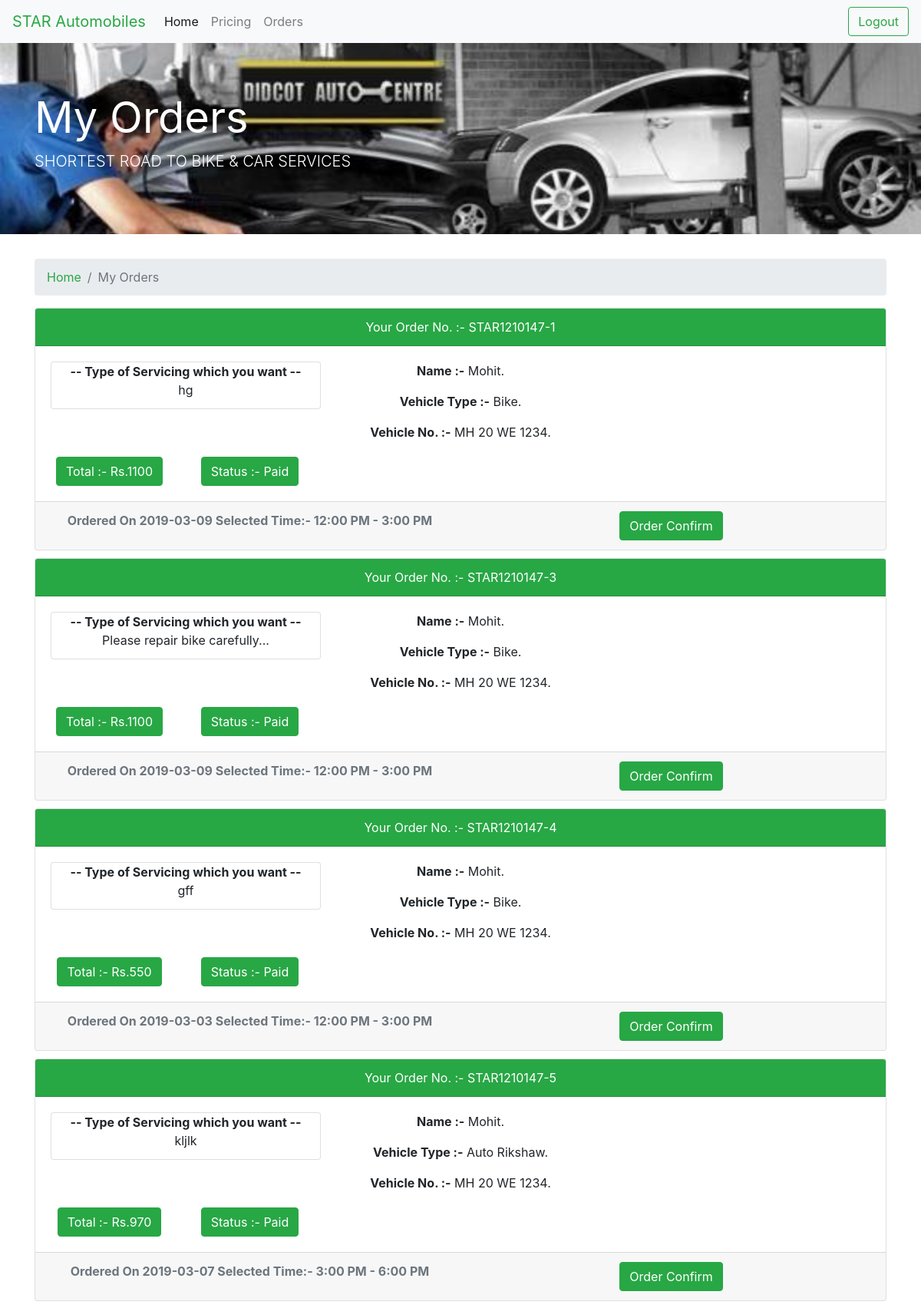
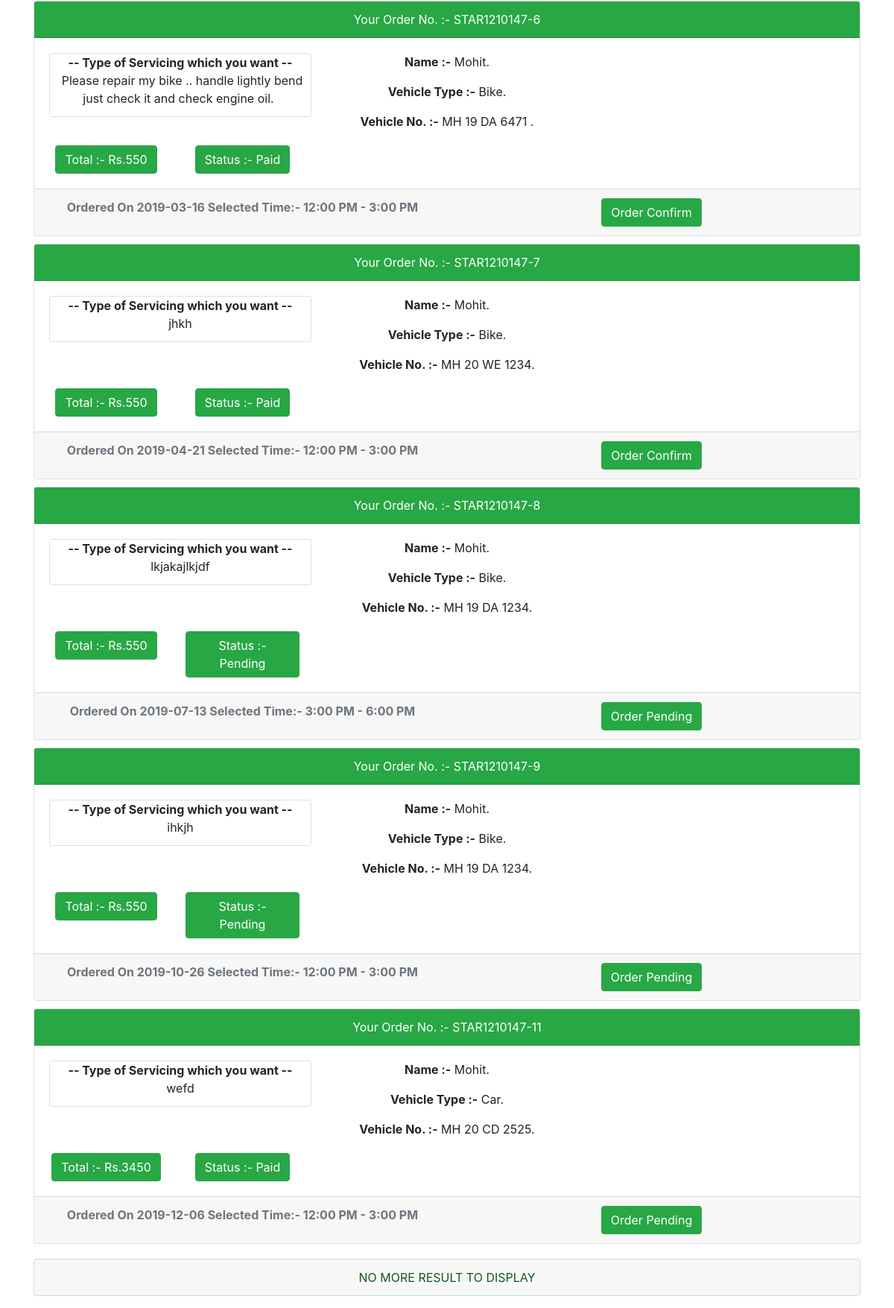
/MyOrders.php (signed in), run on the app's committed database (2 pictures, top to bottom).
### tables this page shows
CREATE TABLE `order` (
  `Id` int(11) NOT NULL,
  `Name` varchar(100) NOT NULL,
  `Email` varchar(100) NOT NULL,
  `Mobile` bigint(100) NOT NULL,
  `Address` varchar(100) NOT NULL,
  `EDate` date NOT NULL,
  `ETime` varchar(100) NOT NULL,
  `VehicleType` varchar(100) NOT NULL,
  `VehicleNo` varchar(100) NOT NULL,
  `ServiceType` varchar(100) NOT NULL,
  `ServicingCharge` varchar(30) DEFAULT NULL,
  `PaymentStatus` varchar(30) NOT NULL,
  `OrderStatus` varchar(30) NOT NULL,
  `VehicleName` varchar(30) NOT NULL,
  `Machanical` varchar(30) NOT NULL,
  `AdditionInfo` varchar(1000) NOT NULL,
  `view` tinyint(1) NOT NULL DEFAULT '0'
);

### MyOrders.php (the view, shortened to what this page needs)
<?php
include('DBconfig.php');
?>
<html>
 <head>
  <link rel="stylesheet" href="boostrap.css">
</head>
<body>
			<nav class="navbar navbar-expand-lg navbar-light bg-light">
			  <a class="navbar-brand" href="homepage.php" style="color:#28a745;">STAR Automobiles</a>
			  <div class="collapse navbar-collapse" id="navbarSupportedContent">
				<ul class="navbar-nav mr-auto">
				   <li class="nav-item active">
					<a class="nav-link" href="homepage.php">Home <span class="sr-only">(current)</span></a>
				  </li>
				   <li class="nav-item">
					<a class="nav-link" href="Pricing.php">Pricing</a>
				  </li>
				    <li class="nav-item">
					<a class="nav-link" href="MyOrders.php">Orders</a>
				  </li>
				</ul>
				<a href="Logout.php">
				  <button class="btn btn-outline-success my-2 my-sm-0" type="submit">Logout</button>
				</a>
			  </div>
			</nav>
						<div class="jumbotron jumbotron-fluid" style="background: url('image/4.jpg') no-repeat; background-size:cover ;">
						  <div class="container"  >
							<h1 class="display-4"><span style="color:white;"><b>My Orders</b></span></h1>
							<p class="lead"><span style="color:white;">SHORTEST ROAD TO BIKE & CAR SERVICES</span></p>
						  </div>
						</div>
				<div class="container">
					<nav aria-label="breakcrumb">
					<ol class="breadcrumb">
										<li class="breadcrumb-item" ><a href="homepage.php" style="color:#28a745;">Home</a></li>
						<li class="breadcrumb-item active" aria-current="page" >My Orders</li>
					</ol>
					</nav>
				</div>
			<?php
				$email=$_SESSION['email'];
				$query    = "SELECT * FROM `order` where Email='$email'";
				$result = mysqli_query($conn,$query);
				if(mysqli_num_rows($result)>0)
				{
					while ($row=mysqli_fetch_array($result))
					{
			?>
							<div class="container" style="margin-bottom:10px; ">
								<div class="card text-center">
									  <div class="card-header" style="text-align: center; background-color:#28a745; color:white;">
										<?php echo "Your Order No. :- STAR1210147-". $row['Id']	; ?>
									  </div>
									  <div class="card-body">
									  <div class="row">
										<div class="col-md-4">
												<div class="card" style="width:22rem">
													<span class="card-title"><b>-- Type of Servicing which you want --	 </b><br><span style="margin-left:0px; margin:5px;"><?php echo $row['AdditionInfo']; ?></span></span>
												</div>
												</div>
											<div class="col-md-4">
												<p class="card-text"><?php echo "<b>Name :-</b> ". $row['Name']	; ?>.</p>
												<p class="card-text"><?php echo "<b>Vehicle Type :-</b> ". $row['VehicleType']	; ?>.</p>
												<p class="card-text"><?php echo "<b>Vehicle No. :-</b> ". $row['VehicleNo']	; ?>.</p>
											</div>
										</div>
										<div class="row" style="margin-top:20px;">
											 <div class="col-md-2">
												  <div class="btn btn-success" ><?php echo "Total :- Rs.". $row['ServicingCharge']	; ?></div>
											</div>
											<div class="col-md-2">
											  <div class="btn btn-success"><?php echo "Status :- ". $row['PaymentStatus']	; ?></div>
											</div>
										</div>
									  </div>
									  <div class="card-footer text-muted">
										  <div class="row">
											  <div class="col-md-6">
												<b> Ordered On <?php echo $row['EDate']."   Selected Time:-  ". $row['ETime']	; ?></b>
											   </div>
											   <div class="col-md-6">
												  <div class="btn btn-success" ><?php echo "Order ". $row['OrderStatus']	; ?></div>
												</div>
										  </div>
									  </div>
								</div>
								</div>
			<?php
					}
				}
			?>
			<div class="container">
				<div class="alert alert-success" style="background:#f7f7f7; margin-top:20px;" role="alert"> <center> NO MORE RESULT TO DISPLAY </center> </div>
			</div>
</body>
</html>

### data on the page
order: Id "1", AdditionInfo "hg", Name "Mohit", VehicleType "Bike", VehicleNo "MH 20 WE 1234", ServicingCharge "1100", PaymentStatus "Paid", EDate "2019-03-09", ETime "12:00 PM - 3:00 PM", OrderStatus "Confirm"
order: Id "3", AdditionInfo "Please repair bike carefully...", Name "Mohit", VehicleType "Bike", VehicleNo "MH 20 WE 1234", ServicingCharge "1100", PaymentStatus "Paid", EDate "2019-03-09", ETime "12:00 PM - 3:00 PM", OrderStatus "Confirm"
order: Id "4", AdditionInfo "gff", Name "Mohit", VehicleType "Bike", VehicleNo "MH 20 WE 1234", ServicingCharge "550", PaymentStatus "Paid", EDate "2019-03-03", ETime "12:00 PM - 3:00 PM", OrderStatus "Confirm"
order: Id "5", AdditionInfo "kljlk", Name "Mohit", VehicleType "Auto Rikshaw", VehicleNo "MH 20 WE 1234", ServicingCharge "970", PaymentStatus "Paid", EDate "2019-03-07", ETime "3:00 PM - 6:00 PM", OrderStatus "Confirm"
order: Id "6", AdditionInfo "Please repair my bike .. handle lightly bend just check it and check engine oil.", Name "Mohit", VehicleType "Bike", VehicleNo "MH 19 DA 6471", ServicingCharge "550", PaymentStatus "Paid", EDate "2019-03-16", ETime "12:00 PM - 3:00 PM", OrderStatus "Confirm"
order: Id "7", AdditionInfo "jhkh", Name "Mohit", VehicleType "Bike", VehicleNo "MH 20 WE 1234", ServicingCharge "550", PaymentStatus "Paid", EDate "2019-04-21", ETime "12:00 PM - 3:00 PM", OrderStatus "Confirm"
order: Id "8", AdditionInfo "lkjakajlkjdf", Name "Mohit", VehicleType "Bike", VehicleNo "MH 19 DA 1234", ServicingCharge "550", PaymentStatus "Pending", EDate "2019-07-13", ETime "3:00 PM - 6:00 PM", OrderStatus "Pending"
order: Id "9", AdditionInfo "ihkjh", Name "Mohit", VehicleType "Bike", VehicleNo "MH 19 DA 1234", ServicingCharge "550", PaymentStatus "Pending", EDate "2019-10-26", ETime "12:00 PM - 3:00 PM", OrderStatus "Pending"
order: Id "11", AdditionInfo "wefd", Name "Mohit", VehicleType "Car", VehicleNo "MH 20 CD 2525", ServicingCharge "3450", PaymentStatus "Paid", EDate "2019-12-06", ETime "12:00 PM - 3:00 PM", OrderStatus "Pending"
